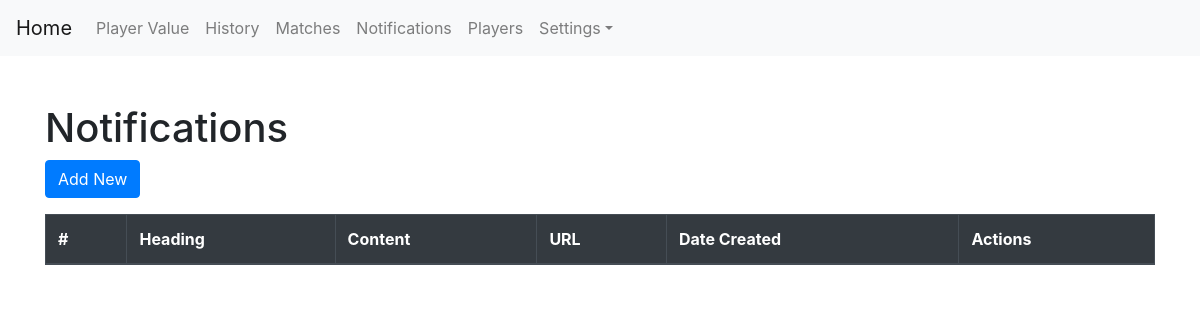
Before: /club_notifications_view (signed in) with the older database file.
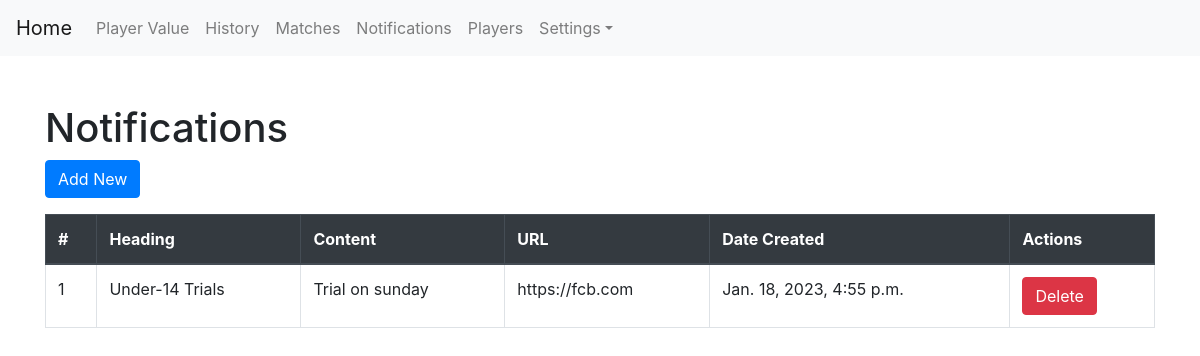
After: the same page with the newer database file.
### myapp/models.py (models this page shows)
class club_notifications(models.Model):
    club = models.ForeignKey(club_master, on_delete=models.CASCADE)
    heading = models.CharField(max_length=200)
    content = models.TextField()
    url = models.URLField()
    date_added = models.DateTimeField(auto_now_add=True)

### myapp/views.py (the view, shortened to what this page needs)
# urls.py: path('club_notifications_view', views.club_notifications_view),
def club_notifications_view(request):
    user_id = request.session['user_id']
    club = club_master.objects.filter(user_id=user_id)
    if club:
        club = club.get()
        club_id = club.id
    else:
        return redirect(club_login)
    notifications = club_notifications.objects.filter(club_id=club_id).all()
    context = {
        'notifications': notifications,
    }
    return render(request, "myapp/club_notifications_view.html", context)

### myapp/templates/myapp/club_notifications_view.html (shortened to what this page needs)
{% extends 'myapp/club_base.html' %}
{% load static %}
{% block body %}
<div class="container">
    <h1 class="mt-5">Notifications</h1>
    <span type="button" class="btn btn-primary mb-3" data-toggle="modal" data-target="#exampleModal">
        Add New
    </span>
    <table class="tablecenterheadCSS table table-hover table-bordered table-md">
        <thead class="thead-dark">
        <tr>
            <th>#</th>
            <th>Heading</th>
            <th>Content</th>
            <th>URL</th>
            <th>Date Created</th>
            <th>Actions</th>
        </tr>
        </thead>
        <tbody>
            {% for item in notifications %}
            <tr>
                <td>{{ forloop.counter }}</td>
                <td>{{ item.heading }}</td>
                <td>{{ item.content }}</td>
                <td>{{ item.url }}</td>
                <td>{{ item.date_added }}</td>
                <td>
                    <a href="club_delete_notification?id={{item.id}}">
                        <button class="btn btn-danger">Delete</button>
                    </a>
                </td>
            </tr>
            {% endfor %}
        </tbody>
    </table>
</div>
{% endblock %}

Changed rows visible on the page:
added club_notifications: heading "Under-14 Trials", content "Trial on sunday", url "https://fcb.com", date_added "Jan. 18, 2023, 4:55 p.m."
